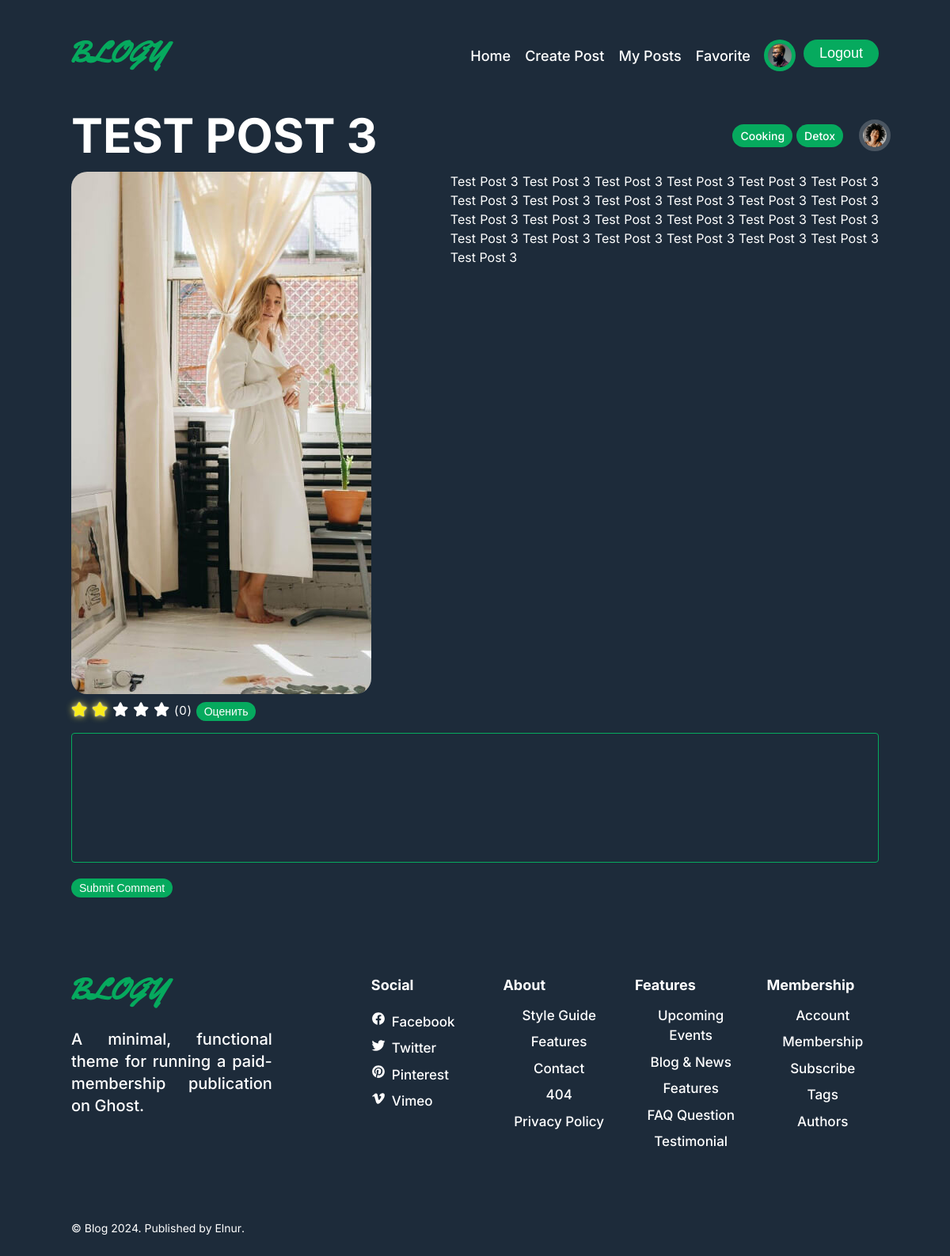
The page /post/3 (signed in) on the database its author committed.
### app/models.py (models this page shows, shortened)
class User(AbstractUser):
    image = models.ImageField(upload_to="users", default='users/user.png')
    birthdate = models.DateField(null=True, blank=True)
    bio = models.TextField(max_length=2550, null=True, blank=True)
    class Meta:
        verbose_name = "Пользователь"
        verbose_name_plural = "Пользователи"

class Post(models.Model):
    user = models.ForeignKey(User, on_delete=models.CASCADE)
    title = models.CharField(max_length=255)
    body = models.TextField()
    tags = models.ManyToManyField(Tag, related_name="posts")
    image = models.ImageField(upload_to="posts")
    created_at = models.DateTimeField(auto_now_add=True)
    updated_at = models.DateTimeField(auto_now=True)
    liked_by = models.ManyToManyField(User, related_name="liked_posts")
    class Meta:
        verbose_name = "Пост"
        verbose_name_plural = "Посты"

class Tag(models.Model):
    name = models.CharField(max_length=255)
    class Meta:
        verbose_name = "Тег"
        verbose_name_plural = "Теги"

### app/views.py (the view)
# urls.py: path('post/<int:post_id>', DetailPost.as_view(), name='post'),
class DetailPost(LoginRequiredMixin, DetailView):
    login_url = reverse_lazy("login")
    model = Post
    template_name = 'detail_post.html'
    context_object_name = 'post'
    pk_url_kwarg = 'post_id'
    def get_context_data(self, **kwargs: Any) -> dict[str, Any]:
        context = super().get_context_data(**kwargs)
        rating = Rate.objects.filter(post=self.object).aggregate(Avg('rate'))['rate__avg']
        if rating:
            context['rating'] = round(rating, 2)
        else:
            context['rating'] = 0
        context['comments'] = Comment.objects.filter(post=self.object)
        context['comment_form'] = CommentForm()  # Add comment form to context
        context['rate_form'] = RateForm()       # Add rate form to context
        return context
    def post(self, request, *args, **kwargs):
        comment_form = CommentForm(request.POST)
        rate_form = RateForm(request.POST)
        if comment_form.is_valid():
            comment = comment_form.save(commit=False)
            post = self.get_object()
            comment.post = post
            comment.user = request.user
            comment.save()
            return redirect('post', post_id=post.pk)
        if rate_form.is_valid():
            rate = rate_form.save(commit=False)
            post = self.get_object()
            rate.post =post
            rate.user = request.user
            rate.save()
            return redirect('post', post_id= post.pk)
        return super().post(request, *args, **kwargs)

### app/forms.py
class CommentForm(ModelForm):
    class Meta:
        model = Comment
        fields = ['body']

class RateForm(ModelForm):
    class Meta:
        model = Rate
        fields = ['rate']
        widgets = {
            'body': forms.Textarea(attrs={'placeholder': 'Добавьте комментарий', 'cols': 30, 'rows': 10}),
        }

### templates/detail_post.html (shortened to what this page needs)
{% extends 'base.html' %} {% load static %} {% block css %}
<link rel="stylesheet" href="{% static 'css/post.css' %}" /> {% endblock %}
{% block content %}
<section class="section recent" aria-label="recent post">
  <div class="container">
    <div class="title-wrapper">
      <h2 class="h2 section-title">
        <b class="card-title hover:underline"> {{ post.title }} </b>
      </h2>
      <div style="display: flex; gap: 20px; align-items: center;">
        <ul class="card-meta-list">
            {% for tag in post.tags.all %}
            <li>
                <a href="#" class="card-tag">{{ tag.name }}</a>
            </li>
            {% endfor %}
        </ul>
        <div class="avatar-item">
            <a
              href="#"
              class="avatar img-holder"
              style="--width: 100; --height: 100"
            >
              <img
                src="{% if post.user.image %}  {{post.user.image.url}} {% else %} {% static 'img/user.png' %} {% endif %}"
                width="100"
                height="100"
                loading="lazy"
                alt="Author"
                class="img-cover"
              />
            </a>
        </div>
    </div>
    </div>
    <div class="blog-card-post">
        <figure
          class="card-banner img-holder img-holder-2"
          style="width: 550px; height: 660px"
        >
          <img
            src="{{post.image.url}}"
            width="550"
            height="660"
            loading="lazy"
            alt="Creating is a privilege but it’s also a gift"
            class="img-cover"
          />
        </figure>
      <div class="card-content-post">
        <p class="card-text">{{ post.body }}</p>
      </div>
    </div>
    <form action="" method="post">
      <span class="star-rating">
        <label for="rate-1" style="--i:1"><i class="fa-solid fa-star"></i></label>
        <label for="rate-2" style="--i:2"><i class="fa-solid fa-star"></i></label>
        <label for="rate-3" style="--i:3"><i class="fa-solid fa-star"></i></label>
        <label for="rate-4" style="--i:4"><i class="fa-solid fa-star"></i></label>
        <label for="rate-5" style="--i:5"><i class="fa-solid fa-star"></i></label>
        {% if rating %}
        <p>({{rating}})</p>
        {% else %}
        <p>(0)</p>
        {% endif %}
        <button type="submit" class="card-tag" style="color: white; border: none;">Оценить</button>
      </span>
    </form>
    <form action="" method="post">  {% csrf_token %}
      {{ comment_form.body }}
      <button type="submit"  class="card-tag"  style="color: white; border: none; margin-top: 20px;">Submit Comment</button>
    </form>
  </div>
</section>
{% endblock %}

### templates/base.html (shortened to what this page needs)
{% load static %}
<!DOCTYPE html>
<html lang="en">
  <head>
    <link rel="stylesheet" href="{% static 'css/home.css' %}" />
    {% block css %} {% endblock %}
  </head>
  <body>
    <header class="header section" data-header>
      <div class="container">
        <a href="{% url 'home' %}" class="logo">
          <img
            src="{% static 'img/logo.svg' %}"
            width="129"
            height="40"
            alt="Blogy logo"
          />
        </a>
        <nav class="navbar" data-navbar>
          <ul class="navbar-list">
            <li class="navbar-item">
              <a
                href="{% url 'home' %}"
                class="navbar-link hover:underline"
                data-nav-link
                >Home</a
              >
            </li>
            <li class="navbar-item">
              <a href="{% url 'create_post' %}" class="navbar-link hover:underline" data-nav-link
                >Create Post</a
              >
            </li>
            <li class="navbar-item">
              <a href="{% url 'posts' %}" class="navbar-link hover:underline" data-nav-link
                >My Posts</a
              >
            </li>
            <li class="navbar-item">
              <a href="{% url 'favorite' %}" class="navbar-link hover:underline" data-nav-link
                >Favorite</a
              >
            </li>
          </ul>
        </nav>
        <div class="wrapper">
          {% if request.user.is_authenticated %}
          <a href="{% url 'profile' request.user.pk %}" class="join" style="padding: 5px; border-radius: 50%;"><img src="{{ request.user.image.url }}" alt="Avatar" style="height: 30px; width: 30px; border-radius: 50%;"></a>
          <form action="{% url 'logout' %}" method="post">
            <button type="submit" class="btn join">Logout</button>
          </form>
          {% else %}
          <a href="{% url 'signup' %}" class="btn join">Join</a>
          {% endif %}
        </div>
      </div>
    </header>
    {% block content %}
    {% endblock %}
    <footer class="footer">
      <div class="container">
        <div class="footer-top section">
          <div class="footer-brand">
            <a href="#" class="logo">
              <img
                src="{% static 'img/logo.svg' %}"
                width="129"
                height="40"
                alt="Blogy logo"
              />
            </a>
            <p class="footer-text">
              A minimal, functional theme for running a paid-membership
              publication on Ghost.
            </p>
          </div>
          <ul class="footer-list">
            <li>
              <p class="h5">Social</p>
            </li>
            <li class="footer-list-item">
              <ion-icon name="logo-facebook"></ion-icon>
              <a href="#" class="footer-link hover:underline">Facebook</a>
            </li>
            <li class="footer-list-item">
              <ion-icon name="logo-twitter"></ion-icon>
              <a href="#" class="footer-link hover:underline">Twitter</a>
            </li>
            <li class="footer-list-item">
              <ion-icon name="logo-pinterest"></ion-icon>
              <a href="#" class="footer-link hover:underline">Pinterest</a>
            </li>
            <li class="footer-list-item">
              <ion-icon name="logo-vimeo"></ion-icon>
              <a href="#" class="footer-link hover:underline">Vimeo</a>
            </li>
          </ul>
          <ul class="footer-list">
            <li>
              <p class="h5">About</p>
            </li>
            <li>
              <a href="#" class="footer-link hover:underline">Style Guide</a>
            </li>
            <li>
              <a href="#" class="footer-link hover:underline">Features</a>
            </li>
            <li>
              <a href="#" class="footer-link hover:underline">Contact</a>
            </li>
            <li>
              <a href="#" class="footer-link hover:underline">404</a>
            </li>
            <li>
              <a href="#" class="footer-link hover:underline">Privacy Policy</a>
            </li>
          </ul>
          <ul class="footer-list">
            <li>
              <p class="h5">Features</p>
            </li>
            <li>
              <a href="#" class="footer-link hover:underline"
                >Upcoming Events</a
              >
            </li>
            <li>
              <a href="#" class="footer-link hover:underline">Blog & News</a>
            </li>
            <li>
              <a href="#" class="footer-link hover:underline">Features</a>
            </li>
            <li>
              <a href="#" class="footer-link hover:underline">FAQ Question</a>
            </li>
            <li>
              <a href="#" class="footer-link hover:underline">Testimonial</a>
            </li>
          </ul>
          <ul class="footer-list">
            <li>
              <p class="h5">Membership</p>
            </li>
            <li>
              <a href="#" class="footer-link hover:underline">Account</a>
            </li>
            <li>
              <a href="#" class="footer-link hover:underline">Membership</a>
            </li>
            <li>
              <a href="#" class="footer-link hover:underline">Subscribe</a>
            </li>
            <li>
              <a href="#" class="footer-link hover:underline">Tags</a>
            </li>
            <li>
              <a href="#" class="footer-link hover:underline">Authors</a>
            </li>
          </ul>
        </div>
        <div class="section footer-bottom">
          <p class="copyright">
            &copy; Blog 2024. Published by
            <a href="#" class="copyright-link hover:underline">Elnur</a>.
          </p>
        </div>
      </div>
    </footer>
  </body>
</html>

### static/css/post.css (style rules this page uses)
:root { --green: rgb(33, 250, 131); --red: rgb(252, 86, 108); --dusky-green: rgb(6, 170, 94); --opac-white: rgba(255, 255, 255, 0.8); --form-txt: rgba(255, 255, 255, 0.5); --darky: #1d2b3a; --light-grey: rgb(105, 105, 105); }
.blog-card-post { display: flex; gap: 100px; }
.card-content-post { display: flex; flex-direction: column; gap: 20px; flex: 1; text-align: justify; }
.img-holder-2 { border-radius: 20px !important; overflow: hidden; flex: 0.7; float: left; }
.card-title { text-transform: uppercase; }
body { margin: 20px; text-align: center; }
p { text-align: justify; }
textarea { width: 100%; }
input, textarea { display: block; border-radius: 4px; border: 0; border-bottom: 1px solid rgb(0, 0, 0, 0.4); padding: 6px 6px 6px 10px; margin-top: 5px; background-color: rgba(255, 255, 255, 0); transition: all 0.5s ease-in; color: var(--opac-white); border: 1px solid var(--dusky-green); resize: none; }
span { letter-spacing: 0.05em; text-transform: uppercase; font-size: 15px; transition: all 0.4s; }
.star-rating { white-space: nowrap; display: flex; gap: 5px; padding: 10px 0; }
.star-rating i { font-size: 1.2em; transition: 0.3s; }
.star-rating label:has(~ :checked) i { color: #faec1b; text-shadow: 0 0 2px #ffffff, 0 0 10px #ffee58; }

### rows shown on the page
User: user.image (picture)
Post: title "TEST POST 3", user.image (picture), image (picture), body "Test Post 3 Test Post 3 Test Post 3 Test Post 3 Test Post 3 Test Post 3 Test Post 3 Test Post 3 Test Post 3 Test Post 3 Test Post 3 Test Post 3 Test Post 3 Test Post 3 Test Post 3 Test Post 3 Test Post 3 Test Post 3 Test Post 3 Test Post 3 Test Post 3 Test Post 3 Test Post 3 Test Post 3 Test Post 3"
Tag: name "Cooking"
Tag: name "Detox"
